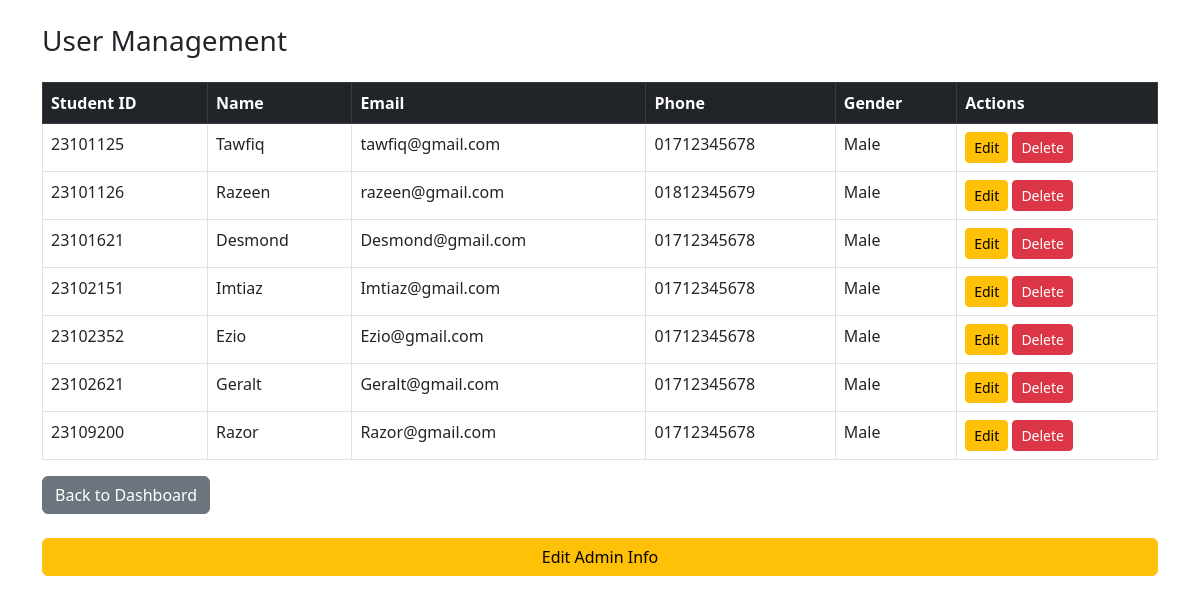
/backend/manage_users.php (signed in), run on an earlier commit of the app's database.
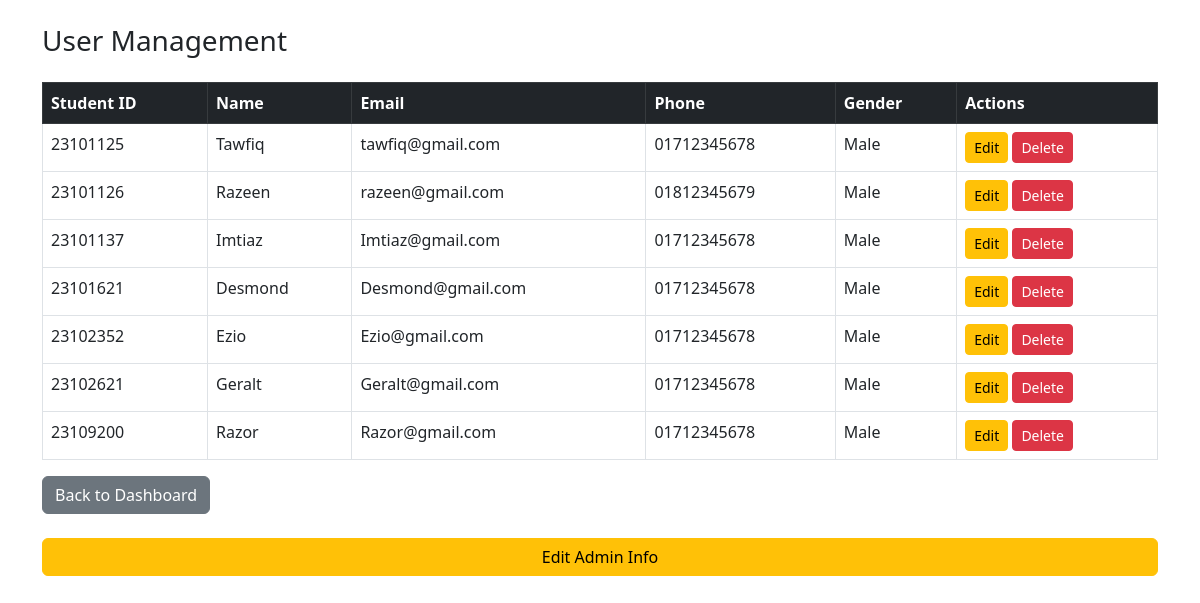
And on a later commit of the database.
### tables this page shows
CREATE TABLE User (
    Student_ID VARCHAR(20) PRIMARY KEY,
    Name VARCHAR(100) NOT NULL,
    Gsuite_Email VARCHAR(100) UNIQUE NOT NULL,
    Scanned_ID VARCHAR(255),
    Semester VARCHAR(20),
    Department VARCHAR(50),
    Thana VARCHAR(50),
    Phone_Number VARCHAR(15),  
    Password VARCHAR(100) NOT NULL,
    Address VARCHAR(255),      
    Gender VARCHAR(10)        
);

### backend/manage_users.php (the view, shortened to what this page needs)
<?php
include 'db_connection.php';
$users = $conn->query("SELECT * FROM User");
?>
<!DOCTYPE html>
<html>
<head>
    <link href="https://cdn.jsdelivr.net/npm/bootstrap@5.3.0/dist/css/bootstrap.min.css" rel="stylesheet">
</head>
<body>
<div class="container mt-4">
    <h3 class="mb-4">User Management</h3>
    <table class="table table-bordered table-hover">
        <thead class="table-dark">
            <tr>
                <th>Student ID</th><th>Name</th><th>Email</th><th>Phone</th><th>Gender</th><th>Actions</th>
            </tr>
        </thead>
        <tbody>
            <?php while ($row = $users->fetch_assoc()): ?>
                <tr>
                    <td><?= $row['Student_ID'] ?></td>
                    <td><?= $row['Name'] ?></td>
                    <td><?= $row['Gsuite_Email'] ?></td>
                    <td><?= $row['Phone_Number'] ?></td>
                    <td><?= $row['Gender'] ?></td>
                    <td>
                        <a href="edit_user.php?id=<?= $row['Student_ID'] ?>" class="btn btn-sm btn-warning">Edit</a>
                        <a href="delete_user.php?id=<?= $row['Student_ID'] ?>" class="btn btn-sm btn-danger" onclick="return confirm('Delete this user?')">Delete</a>
                    </td>
                </tr>
            <?php endwhile; ?>
        </tbody>
    </table>
    <div><a href="admin_index.php" class="btn btn-secondary">Back to Dashboard</a></div>
    <br>
    <div><a href="edit_admin.php" class="btn btn-warning w-100 mb-3">Edit Admin Info</a></div>
</div>
</body>
</html>

What changed in the data, as far as the page shows it:
removed user: Student_ID "23102151", Name "Imtiaz", Gsuite_Email "Imtiaz@gmail.com", Phone_Number "01712345678", Gender "Male"
added user: Student_ID "23101137", Name "Imtiaz", Gsuite_Email "Imtiaz@gmail.com", Phone_Number "01712345678", Gender "Male"
